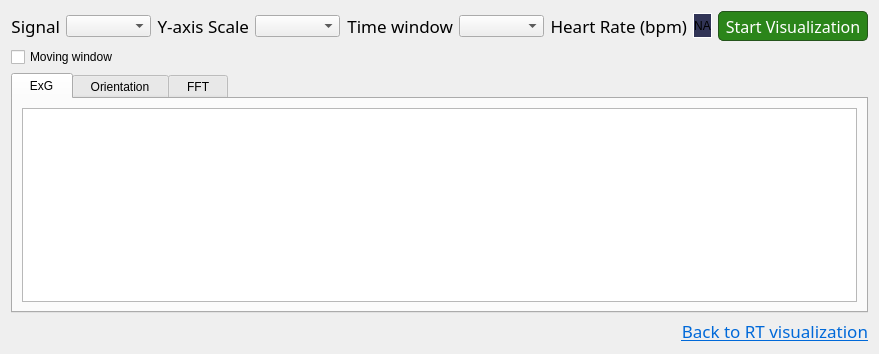
            <widget class="QWidget" name="page_plotsRecorded">
             <property name="styleSheet">
              <string notr="true"/>
             </property>
             <layout class="QVBoxLayout" name="verticalLayout_25">
              <property name="spacing">
               <number>-1</number>
              </property>
              <item>
               <layout class="QHBoxLayout" name="horizontalLayout_36">
                <item>
                 <widget class="QLabel" name="label_signal_rec">
                  <property name="font">
                   <font>
                    <family>DM Sans</family>
                    <pointsize>13</pointsize>
                    <weight>50</weight>
                    <italic>false</italic>
                    <bold>false</bold>
                   </font>
                  </property>
                  <property name="text">
                   <string>Signal</string>
                  </property>
                  <property name="alignment">
                   <set>Qt::AlignRight|Qt::AlignTrailing|Qt::AlignVCenter</set>
                  </property>
                 </widget>
                </item>
                <item>
                 <widget class="QComboBox" name="value_signal_rec">
                  <property name="minimumSize">
                   <size>
                    <width>85</width>
                    <height>0</height>
                   </size>
                  </property>
                  <property name="maximumSize">
                   <size>
                    <width>16777215</width>
                    <height>16777215</height>
                   </size>
                  </property>
                 </widget>
                </item>
                <item>
                 <widget class="QLabel" name="label_yAxis_rec">
                  <property name="font">
                   <font>
                    <family>DM Sans</family>
                    <pointsize>13</pointsize>
                    <weight>50</weight>
                    <italic>false</italic>
                    <bold>false</bold>
                   </font>
                  </property>
                  <property name="text">
                   <string>Y-axis Scale</string>
                  </property>
                  <property name="alignment">
                   <set>Qt::AlignRight|Qt::AlignTrailing|Qt::AlignVCenter</set>
                  </property>
                 </widget>
                </item>
                <item>
                 <widget class="QComboBox" name="value_yAxis_rec">
                  <property name="minimumSize">
                   <size>
                    <width>85</width>
                    <height>0</height>
                   </size>
                  </property>
                  <property name="maximumSize">
                   <size>
                    <width>16777215</width>
                    <height>16777215</height>
                   </size>
                  </property>
                 </widget>
                </item>
                <item>
                 <widget class="QLabel" name="label_timeScale_rec">
                  <property name="font">
                   <font>
                    <family>DM Sans</family>
                    <pointsize>13</pointsize>
                    <weight>50</weight>
                    <italic>false</italic>
                    <bold>false</bold>
                   </font>
                  </property>
                  <property name="text">
                   <string>Time window</string>
                  </property>
                  <property name="alignment">
                   <set>Qt::AlignRight|Qt::AlignTrailing|Qt::AlignVCenter</set>
                  </property>
                 </widget>
                </item>
                <item>
                 <widget class="QComboBox" name="value_timeScale_rec">
                  <property name="minimumSize">
                   <size>
                    <width>85</width>
                    <height>0</height>
                   </size>
                  </property>
                  <property name="maximumSize">
                   <size>
                    <width>16777215</width>
                    <height>16777215</height>
                   </size>
                  </property>
                 </widget>
                </item>
                <item>
                 <widget class="QLabel" name="label_heartRate_rec">
                  <property name="font">
                   <font>
                    <family>DM Sans</family>
                    <pointsize>13</pointsize>
                    <weight>50</weight>
                    <italic>false</italic>
                    <bold>false</bold>
                   </font>
                  </property>
                  <property name="text">
                   <string>Heart Rate (bpm)</string>
                  </property>
                  <property name="alignment">
                   <set>Qt::AlignRight|Qt::AlignTrailing|Qt::AlignVCenter</set>
                  </property>
                 </widget>
                </item>
                <item>
                 <widget class="QLabel" name="value_heartRate_rec">
                  <property name="maximumSize">
                   <size>
                    <width>16777215</width>
                    <height>25</height>
                   </size>
                  </property>
                  <property name="styleSheet">
                   <string notr="true">border: 1px solid #FFF;
background-color: rgb(49, 52, 86)</string>
                  </property>
                  <property name="text">
                   <string>NA</string>
                  </property>
                  <property name="alignment">
                   <set>Qt::AlignCenter</set>
                  </property>
                 </widget>
                </item>
                <item>
                 <widget class="QPushButton" name="btn_stream_rec">
                  <property name="minimumSize">
                   <size>
                    <width>150</width>
                    <height>30</height>
                   </size>
                  </property>
                  <property name="maximumSize">
                   <size>
                    <width>16777215</width>
                    <height>16777215</height>
                   </size>
                  </property>
                  <property name="font">
                   <font>
                    <family>DM Sans</family>
                    <pointsize>12</pointsize>
                    <weight>50</weight>
                    <italic>false</italic>
                    <bold>false</bold>
                   </font>
                  </property>
                  <property name="cursor">
                   <cursorShape>PointingHandCursor</cursorShape>
                  </property>
                  <property name="styleSheet">
                   <string notr="true">QPushButton{
	border: 1px solid #25541C;
	border-radius: 5px;
	background-color: #2B851A;
	color: #FFF;
}

QPushButton:hover{
	border: 2px solid #FFF;
	border-radius: 5px;
	background-color: #2B851A;
	color: #FFF;
}

QPushButton:pressed{
	border: 2px solid #25541C;
	border-radius: 5px;
	background-color: #4D9033;
	color: #FFF;
}

</string>
                  </property>
                  <property name="text">
                   <string>Start Visualization</string>
                  </property>
                 </widget>
                </item>
               </layout>
              </item>
              <item>
               <widget class="QCheckBox" name="cb_swipping_rec">
                <property name="text">
                 <string>Moving window</string>
                </property>
               </widget>
              </item>
              <item>
               <widget class="QTabWidget" name="tabWidget_rec">
                <property name="styleSheet">
                 <string notr="true"/>
                </property>
                <property name="currentIndex">
                 <number>0</number>
                </property>
                <widget class="QWidget" name="exg_rec">
                 <attribute name="title">
                  <string>  ExG  </string>
                 </attribute>
                 <layout class="QHBoxLayout" name="horizontalLayout_24">
                  <item>
                   <widget class="GraphicsLayoutWidget" name="plot_exg_rec"/>
                  </item>
                 </layout>
                </widget>
                <widget class="QWidget" name="orn_rec">
                 <attribute name="title">
                  <string>  Orientation  </string>
                 </attribute>
                 <layout class="QHBoxLayout" name="horizontalLayout_30">
                  <item>
                   <widget class="GraphicsLayoutWidget" name="plot_orn_rec"/>
                  </item>
                 </layout>
                </widget>
                <widget class="QWidget" name="fft_rec">
                 <attribute name="title">
                  <string>  FFT  </string>
                 </attribute>
                 <layout class="QHBoxLayout" name="horizontalLayout_40">
                  <item>
                   <widget class="PlotWidget" name="plot_fft_rec"/>
                  </item>
                 </layout>
                </widget>
               </widget>
              </item>
              <item>
               <widget class="QLabel" name="label_3">
                <property name="font">
                 <font>
                  <family>DM Sans</family>
                  <pointsize>13</pointsize>
                  <weight>50</weight>
                  <italic>false</italic>
                  <bold>false</bold>
                 </font>
                </property>
                <property name="text">
                 <string>&lt;html&gt;&lt;head/&gt;&lt;body&gt;&lt;p&gt;&lt;a href=&quot;mentalab.com&quot;&gt;&lt;span style=&quot; text-decoration: underline; color:#0069d9;&quot;&gt;Back to RT visualization&lt;/span&gt;&lt;/a&gt;&lt;/p&gt;&lt;/body&gt;&lt;/html&gt;</string>
                </property>
                <property name="alignment">
                 <set>Qt::AlignRight|Qt::AlignTrailing|Qt::AlignVCenter</set>
                </property>
                <property name="openExternalLinks">
                 <bool>true</bool>
                </property>
               </widget>
              </item>
             </layout>
            </widget>
